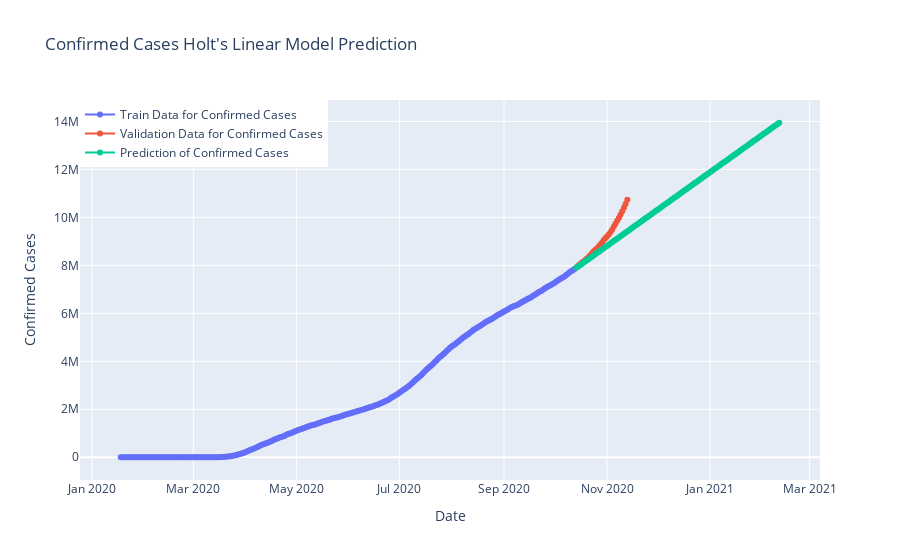

The cell this chart's notebook holds for it:
### Code cell
fig=go.Figure()
fig.add_trace(go.Scatter(x=model_train.index, y=model_train["cumulative_confirmed"],
                    mode='lines+markers',name="Train Data for Confirmed Cases"))
fig.add_trace(go.Scatter(x=valid.index, y=valid["cumulative_confirmed"],
                    mode='lines+markers',name="Validation Data for Confirmed Cases",))
fig.add_trace(go.Scatter(x=y_pred.index, y=y_pred["Holt"],
                    mode='lines+markers',name="Prediction of Confirmed Cases",))
fig.update_layout(title="Confirmed Cases Holt's Linear Model Prediction",
                 xaxis_title="Date",yaxis_title="Confirmed Cases",legend=dict(x=0,y=1,traceorder="normal"))
fig.show()
